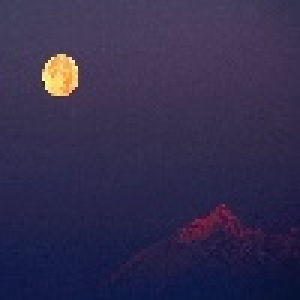
#> input picture the_basics/img_pros/1.jpg, 100 x 100 px, given in place of the camera (shown 3 times larger)
$ python moving.py
#> lines starting #> are read from the running program, lines starting #| are printed output that depends on the picture
import cv2.cv2 as cv2
import time
from datetime import datetime
import pandas

# 0 or 1 or 2 or ..... dependes on how many cameras you have
# here we only have the internal web cam so it's index is Zero (0)
video = cv2.VideoCapture(0,cv2.CAP_DSHOW)

first_frame = None
start_time = []
end_time = []
status_list = [None,None]
times = []
df = pandas.DataFrame(columns= ["Start","End"])

# Continue means continue from the beingging (not to complete the rest of code)
while(True):
    check, frame = video.read()
#> frame is the input picture: shape (100, 100, 3); mean B, G, R 77.5, 45.4, 51.6
    status = 0
    gray = cv2.cvtColor(frame,cv2.COLOR_BGR2GRAY)
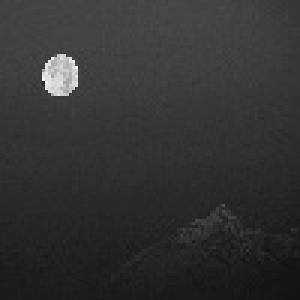
#> gray: shape (100, 100) (shown 3 times larger); min 18, max 245, mean 50.9
    gray = cv2.GaussianBlur(gray,(21,21,),0)
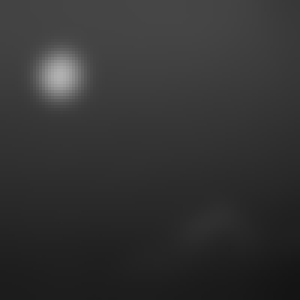
#> gray: shape (100, 100) (shown 3 times larger); min 20, max 176, mean 50.9
    if first_frame is None:
        first_frame = gray
        continue


    delta_frame = cv2.absdiff(first_frame , gray)

    thresh_frame = cv2.threshold(delta_frame, 30 , 255, cv2.THRESH_BINARY)[1]

    thresh_frame = cv2.dilate(thresh_frame,None, iterations=2)

    (cnts,_) = cv2.findContours(thresh_frame.copy(),cv2.RETR_EXTERNAL,cv2.CHAIN_APPROX_SIMPLE)


    for countour in  cnts:
        if cv2.contourArea(countour) < 10000:
            continue
        else:
            status = 1
            if start_time == []:
                 now = datetime.now()
                 start_time.append(now.strftime("%H:%M:%S"))
            now = datetime.now()
            end_time.append(now.strftime("%H:%M:%S"))

        (x , y, w, h) = cv2.boundingRect(countour)
        cv2.rectangle(frame,(x,y), (x+w,y+h), (0,255,0),3)


    status_list.append(status)

    if status_list[-1] == 1 and status_list[-2] == 0:
        now = datetime.now()
        times.append(now.strftime("%D %H:%M:%S"))

    if status_list[-1] == 0 and status_list[-2] == 1:
        now = datetime.now()
        times.append(now.strftime("%D %H:%M:%S"))


    cv2.imshow("Gray_Frame",gray)
    cv2.imshow("Delta_frame",delta_frame)
    cv2.imshow("Threshold_frame",thresh_frame)
    cv2.imshow("Color_Frame",frame)


    # Close the windows when q pressed
    key = cv2.waitKey(1)
    if key == ord('q'):
        # Here add the last time before close the windows
        # if the object still moving
        if status == 1:
            now = datetime.now()
            times.append(now.strftime("%D %H:%M:%S"))
        break

video.release()

#print("StartTime",start_time)
#print("EndTime",end_time)
print("times",times)
for i in range(0,len(times),2):
    df = df.append({"Start":times[i],"End":times[i+1]},ignore_index=True)

df.to_csv("Times.csv")
cv2.destroyAllWindows()

$ run again, on the_basics/img_pros/galaxy.jpg
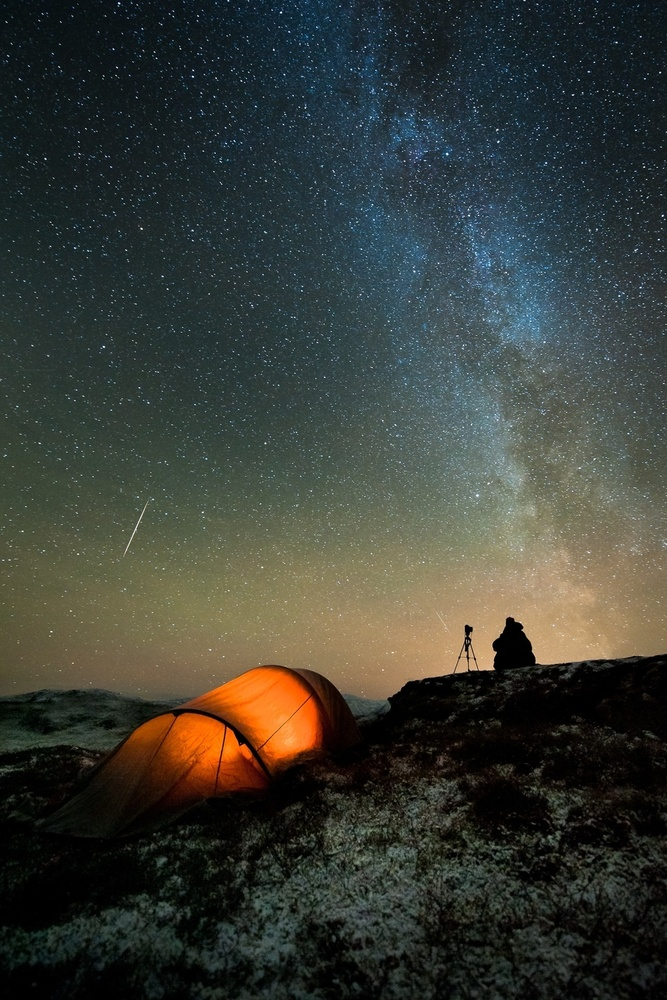
#> input picture the_basics/img_pros/galaxy.jpg, 667 x 1000 px, shrunk from 990 x 1485 before the run, given in place of the camera
#> frame is the input picture: shape (1000, 667, 3); mean B, G, R 53.4, 60.3, 56.8
#> `gray = cv2.cvtColor(frame,cv2.COLOR_BGR2GRAY)`:
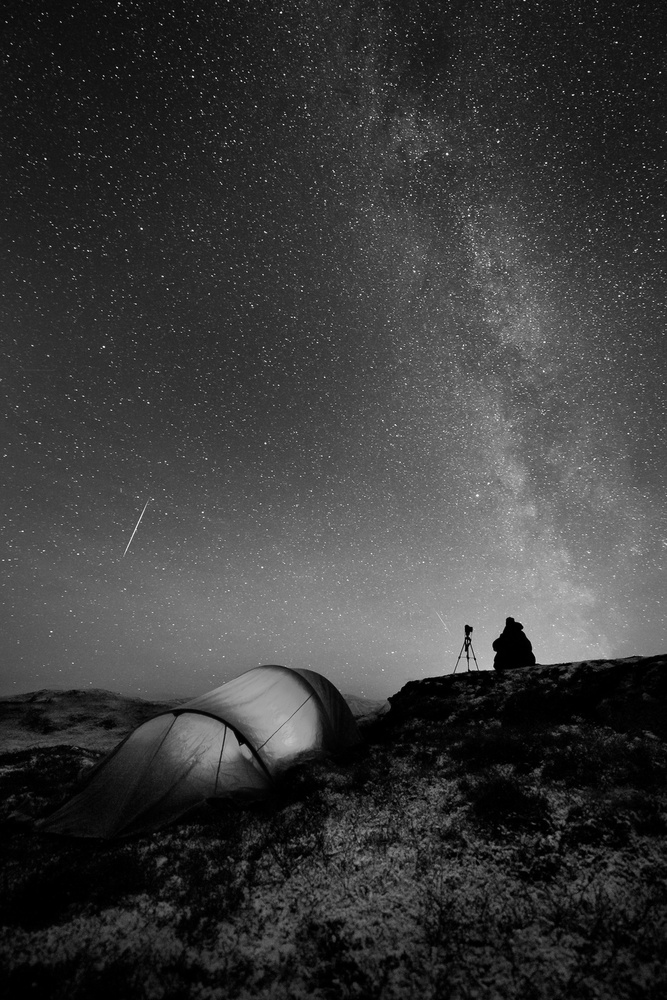
#> gray: shape (1000, 667); min 0, max 253, mean 58.5
